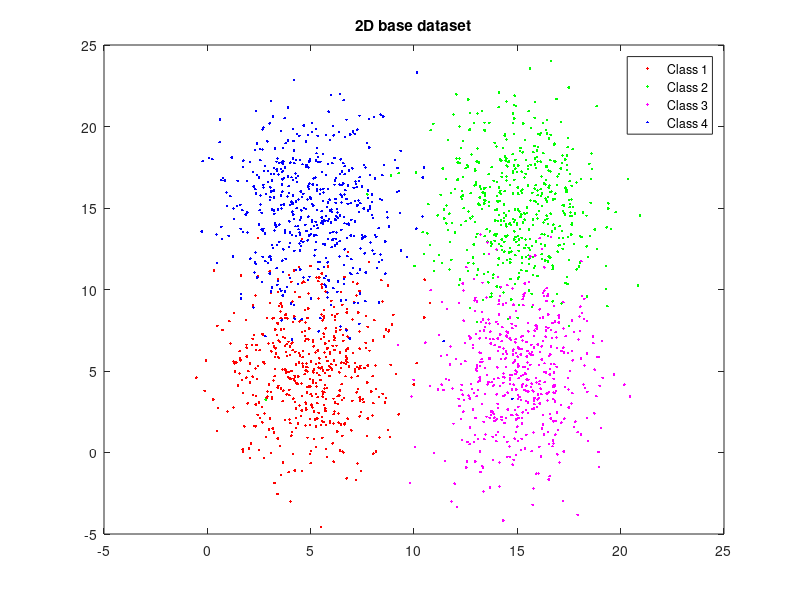
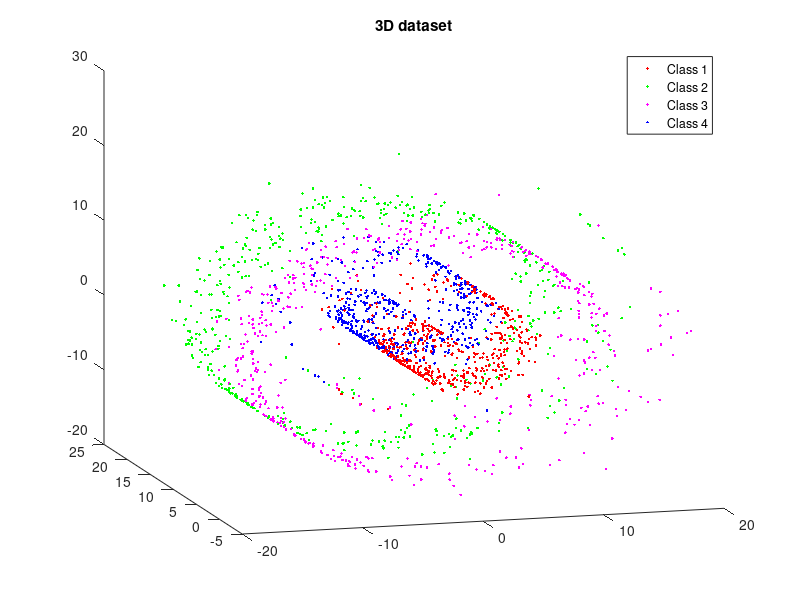

Reproduce these figures in MATLAB, in order.
function [data, labels] = swissroll(varargin)
    % SWISSROLL Generate a swiss roll dataset
    %   [DATA, LABELS] = SWISSROLL() generates swissroll with default
    %   parameters.
    %
    %   [DATA, LABELS] = SWISSROLL(N, CENTERS, S) generates swissroll with 
    %   N samples per class, with class centered around the CENTERS which
    %   is a 4x2 array and with a standard deviation along the x and y axis
    %   given by the 2-elements array S = [SX, SY].
    %
    %   [DATA, LABELS] = SWISSROLL(__, 'Seed', seed) sets the seed for the
    %   random number generator.
    %
    %   [DATA, LABELS] = SWISSROLL(__, 'Output', output)  enables output of
    %   data and figures to files.
    %
    %   [DATA, LABELS] = SWISSROLL(__, 'OutputDir', outputDir)  sets the
    %   output directory.
    %
    %   [DATA, LABELS] = SWISSROLL(__, 'ShowFigures', showFigures)  enables
    %   the display of figures.
    %
    %   Informations
    %   ------------
    %   File: swissroll.m
    %   Author: Arthur Gay
    %   Date: 2017-05-05
    %   
    
    p = inputParser;
    p.FunctionName = 'swissroll';
    addOptional(p,'N', 500, ...
        @(x) validateattributes(x,{'numeric'},{'scalar','integer','nonnegative'}));
    addOptional(p,'centers', [5 5;15 15;15 5;5 15],...
        @(x) validateattributes(x,{'numeric'},{'size', [4,2]}));
    addOptional(p, 's', [2, 3], ...
        @(x) validateattributes(x,{'numeric'},{'size',[1,2],'nonnegative'}));
    addParameter(p, 'Seed', 550);
    addParameter(p, 'Output', false, ...
        @(x) validateattributes(x,{'logical'},{'scalar'}));
    addParameter(p, 'OutputDir', '.');
    addParameter(p, 'ShowFigures', true, ...
        @(x) validateattributes(x,{'logical'},{'scalar'}));
    parse(p,varargin{:});
    
    if any(ismember(p.UsingDefaults, 'N'))
        warning('amlp:usingdefaults', ...
            'Using default value for parameter %s', 'N'),
    end
    if any(ismember(p.UsingDefaults, 'centers'))
        warning('amlp:usingdefaults', ...
            'Using default value for parameter %s', 'centers'),
    end
    if any(ismember(p.UsingDefaults, 's'))
        warning('amlp:usingdefaults', ...
            'Using default value for parameter %s', 's'),
    end
    
    % rng seed
    if ~any(ismember(p.UsingDefaults, 's'))
        seed = p.Results.Seed;
        rng(seed);
    end
 
    % parameters
    N = p.Results.N; % number of points in each class
    sx = p.Results.s(1);  %2 standard deviation on x
    sy = p.Results.s(2);  %3 standard deviation on y
    centers = p.Results.centers; % centers of classes

    % generate gaussian distributions
    X = [normrnd(centers(1,1),sx,1,N)...
        normrnd(centers(2,1),sx,1,N)...
        normrnd(centers(3,1),sx,1,N)...
        normrnd(centers(4,1),sx,1,N)];

    Y = [normrnd(centers(1,2),sy,1,N)...
        normrnd(centers(2,2),sy,1,N)...
        normrnd(centers(3,2),sy,1,N)...
        normrnd(centers(4,2),sy,1,N)];

    % compute 3d dataset
    X3 = X .* cos(X);
    Y3 = Y;
    Z3 = X .* sin(X);
    
    if p.Results.ShowFigures
        % plot original 2d dataset
        figure
        plot(X(1:N),Y(1:N), 'r.',...
            X(N:2*N), Y(N:2*N), 'g.',...
            X(2*N:3*N), Y(2*N:3*N), 'm.',...
            X(3*N:4*N), Y(3*N:4*N), 'b.');
        legend('Class 1', 'Class 2', 'Class 3', 'Class 4', 'Location', 'Best')
        title('2D base dataset')

        % plot 3d dataset
        figure
        plot3(X3(1:N), Y3(1:N), Z3(1:N), 'r.',...
            X3(N:2*N), Y3(N:2*N), Z3(N:2*N), 'g.',...
            X3(2*N:3*N), Y3(2*N:3*N), Z3(2*N:3*N), 'm.',...
            X3(3*N:4*N), Y3(3*N:4*N), Z3(3*N:4*N), 'b.');
        view(-16,14)
        legend('Class 1', 'Class 2', 'Class 3', 'Class 4', 'Location', 'Best')
        title('3D dataset')
    end

    % prepare exported data
    data = [X3' Y3' Z3'];
    labels = reshape(repmat(1:4,N,1),[1,N*4])';

    % export data and figure to output directory
    % check if output directory does exist
    if p.Results.Output
        if ~exist(p.Results.OutputDir, 'dir')
            mkdir(p.Results.OutputDir)
        end
        
        % output figures
        if p.Results.ShowFigures
            h = figure(1);
            set(h,'Units','Inches');
            pos = get(h,'Position');
            set(h,'PaperPositionMode','Auto','PaperUnits','Inches','PaperSize',[pos(3), pos(4)])
            print([p.Results.OutputDir '/swissroll2d'], '-dpdf','-r0')
            h = figure(2);
            set(h,'Units','Inches');
            pos = get(h,'Position');
            set(h,'PaperPositionMode','Auto','PaperUnits','Inches','PaperSize',[pos(3), pos(4)])
            print([p.Results.OutputDir '/swissroll3d'], '-dpdf','-r0')
            save([p.Results.OutputDir '/swissroll.dat'], 'data', '-ascii')
            save([p.Results.OutputDir '/swissroll_labels.dat'], 'labels', '-ascii')
        end
        
        % output parameters to .tex file to be used as variables in latex report
        kvffile = [p.Results.OutputDir '/swissroll.kvf'];
        texfile = [p.Results.OutputDir '/swissroll.tex'];
        diary(kvffile);
        if exist('seed', 'var')
            disp(['seed = ' num2str(seed)]);
        end
        disp(['N = ' num2str(N)]);
        disp(['sx = ' num2str(sx)]);
        disp(['sy = ' num2str(sy)]);
        diary off;
        fclose('all');
        kvf2tex(kvffile, texfile, 'swissroll'); % to latex
        delete(kvffile);
    end
    
    % Reference: http://people.cs.uchicago.edu/~dinoj/manifold/swissroll.html
end